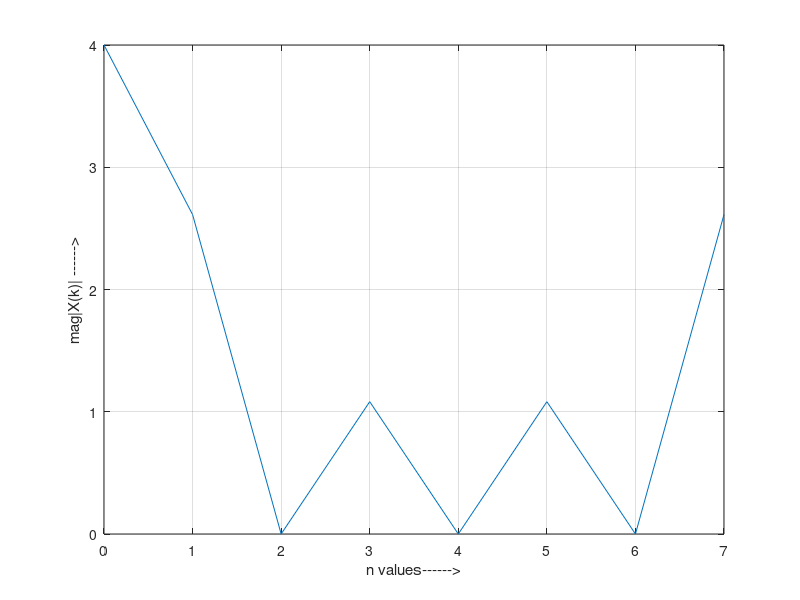

This figure's MATLAB source:
%dft(xn,N)
clc;clear all;close all;
xn=[1 1 1 1 0 0 0 0];
N=8;
L=length(xn);
if(N<L)
error(' N must be >=L')
end
x1=[xn zeros(1,N-L)];
for k=0:1:N-1;
for n=0:1:N-1;
        p=exp(-i*2*pi*n*k/N);
x2(k+1,n+1)=p;
end
end
Xk=x1*x2.';
%xn=[1 1 1];
%N=50;
%Xk=dft(xn,N);
magXk=abs(Xk);Xk

k=0:N-1;
plot(k,magXk);
grid
ylabel('mag|X(k)| ------>');
xlabel('n values------>');
